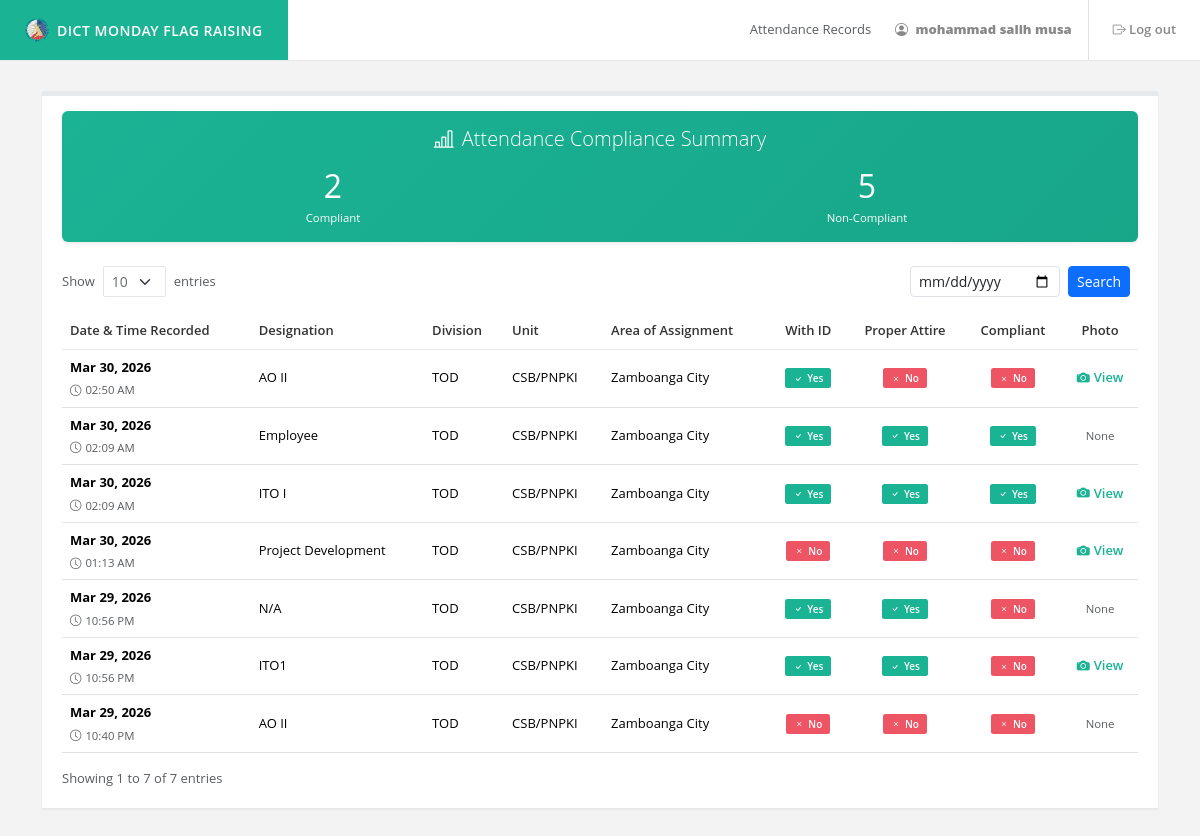
The app's page /my_attendance.php (signed in), older data.
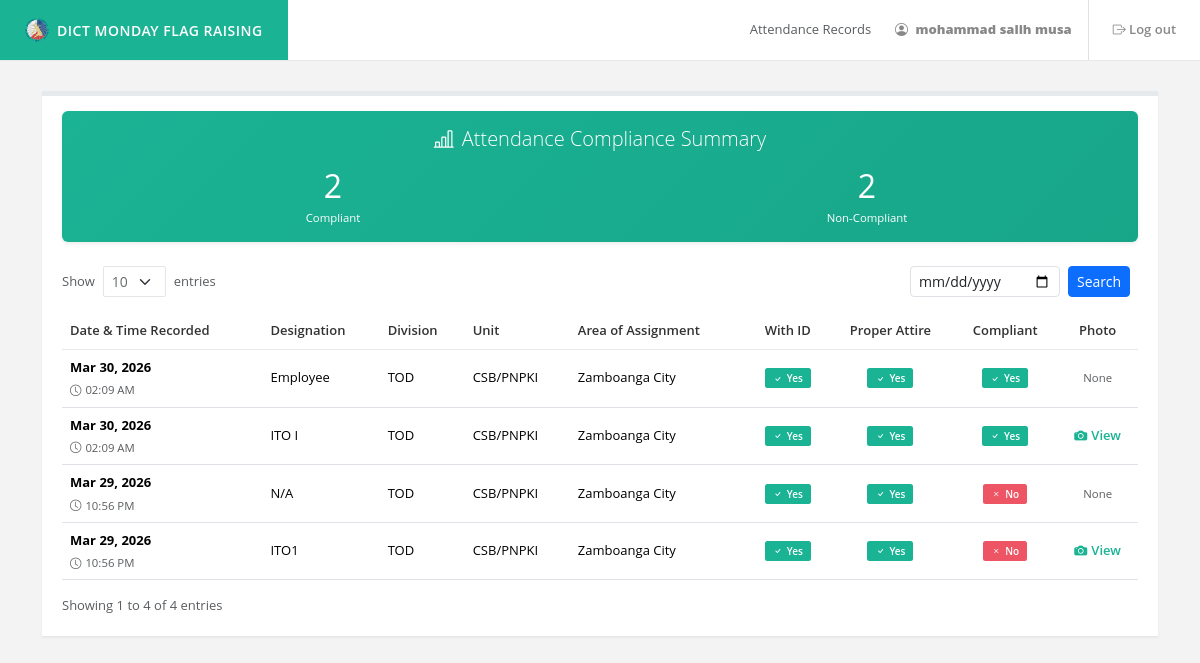
The same page, newer data.
### tables this page shows
CREATE TABLE `attendance_record` (
  `attendance_id` int(11) NOT NULL,
  `emp_id` int(11) NOT NULL,
  `designation` varchar(150) DEFAULT NULL,
  `with_id` enum('Yes','No') DEFAULT 'No',
  `is_asean` enum('Yes','No') DEFAULT 'No',
  `status` enum('On Time','Late') DEFAULT 'On Time',
  `photo_path` varchar(255) DEFAULT NULL,
  `is_compliant` tinyint(1) DEFAULT 0,
  `time_recorded` timestamp NOT NULL DEFAULT current_timestamp()
);

CREATE TABLE `employees` (
  `emp_id` int(11) NOT NULL,
  `emp_email` varchar(150) DEFAULT NULL,
  `full` varchar(255) DEFAULT NULL,
  `department` varchar(50) DEFAULT NULL,
  `area_of_assignment` varchar(150) DEFAULT NULL,
  `designation` varchar(150) DEFAULT NULL,
  `unit` varchar(100) DEFAULT NULL,
  `age` int(11) DEFAULT NULL,
  `gender` varchar(20) DEFAULT NULL,
  `status` varchar(50) DEFAULT NULL
);

### my_attendance.php (the view, shortened to what this page needs)
<?php
$fullname = htmlspecialchars($_SESSION['fullname']);
include 'connect.php';
$limit = isset($_GET['limit']) && in_array((int)$_GET['limit'], [10, 25, 50]) ? (int)$_GET['limit'] : 10;
$page = isset($_GET['page']) && is_numeric($_GET['page']) && (int)$_GET['page'] > 0 ? (int)$_GET['page'] : 1;
$offset = ($page - 1) * $limit;
$dateFilter = isset($_GET['date']) && !empty($_GET['date']) ? $_GET['date'] : null;
$countSql = "SELECT COUNT(*) FROM attendance_record a JOIN employees e ON a.emp_id = e.emp_id WHERE e.full = :fullname";
$countStmt = $pdo->prepare($countSql);
$countStmt->bindParam(':fullname', $_SESSION['fullname'], PDO::PARAM_STR);
$countStmt->execute();
$totalRecords = $countStmt->fetchColumn();
$complianceSql = "SELECT
    SUM(CASE WHEN TIME(a.time_recorded) <= '08:00:00' AND a.with_id = 'Yes' AND a.is_asean = 'Yes' THEN 1 ELSE 0 END) as compliant,
    SUM(CASE WHEN NOT (TIME(a.time_recorded) <= '08:00:00' AND a.with_id = 'Yes' AND a.is_asean = 'Yes') THEN 1 ELSE 0 END) as non_compliant
FROM attendance_record a
JOIN employees e ON a.emp_id = e.emp_id
WHERE e.full = :fullname";
$complianceStmt = $pdo->prepare($complianceSql);
$complianceStmt->bindParam(':fullname', $_SESSION['fullname'], PDO::PARAM_STR);
$complianceStmt->execute();
$complianceData = $complianceStmt->fetch(PDO::FETCH_ASSOC);
$compliantCount = $complianceData['compliant'] ?? 0;
$nonCompliantCount = $complianceData['non_compliant'] ?? 0;
$sql = "SELECT a.designation, a.with_id, a.is_asean, a.is_compliant, a.time_recorded, a.photo_path,
               e.area_of_assignment, e.department, e.unit
        FROM attendance_record a
        JOIN employees e ON a.emp_id = e.emp_id
        WHERE e.full = :fullname";
$sql .= " ORDER BY a.time_recorded DESC
        LIMIT " . (int)$limit . " OFFSET " . (int)$offset;
$stmt = $pdo->prepare($sql);
$stmt->bindParam(':fullname', $_SESSION['fullname'], PDO::PARAM_STR);
$stmt->execute();
$attendance_records = $stmt->fetchAll(PDO::FETCH_ASSOC);
?>
<!DOCTYPE html>
<html lang="en">
<head>
    <link href="https://cdn.jsdelivr.net/npm/bootstrap@5.3.2/dist/css/bootstrap.min.css" rel="stylesheet">
    <link href="https://cdn.jsdelivr.net/npm/bootstrap-icons/font/bootstrap-icons.css" rel="stylesheet">
    <link href="https://cdn.jsdelivr.net/npm/sweetalert2@11.7.32/dist/sweetalert2.min.css" rel="stylesheet">
</head>
<body>
    <nav class="navbar navbar-expand-lg navbar-top p-0">
        <a class="navbar-brand-custom text-decoration-none d-inline-flex align-items-center" href="#">
            <img src="img/logo/DICT.png" alt="DICT Logo" style="height: 24px;" class="me-2">
            DICT Monday Flag Raising
        </a>
        <div class="collapse navbar-collapse px-3" id="navbarNav">
            <ul class="navbar-nav ms-auto align-items-center">
                <li class="nav-item">
                    <span class="text-muted me-3">Attendance Records</span>
                </li>
                <li class="nav-item">
                    <a class="nav-link" data-bs-toggle="modal" data-bs-target="#profileModal" style="cursor: pointer;">
                        <i class="bi bi-person-circle me-1"></i> <strong><?php echo $fullname; ?></strong>
                    </a>
                </li>
                <li class="nav-item ms-2 border-start ps-3">
                    <a class="nav-link" href="#" id="logoutBtn">
                        <i class="bi bi-box-arrow-right"></i> Log out
                    </a>
                </li>
            </ul>
        </div>
    </nav>
    <div class="container wrapper wrapper-content animated fadeInRight">
        <div class="row justify-content-center">
            <div class="col-lg-12">
                <div class="ibox">
                    <div class="ibox-content">
                        <div class="row mb-4">
                            <div class="col-12">
                                <div class="card border-0 shadow-sm" style="background: linear-gradient(135deg, #1ab394 0%, #18a689 100%); color: white;">
                                    <div class="card-body text-center">
                                        <h5 class="card-title mb-3"><i class="bi bi-bar-chart-line me-2"></i>Attendance Compliance Summary</h5>
                                        <div class="row">
                                            <div class="col-6">
                                                <div class="d-flex flex-column align-items-center">
                                                    <span class="h2 mb-1"><?php echo $compliantCount; ?></span>
                                                    <span class="small">Compliant</span>
                                                </div>
                                            </div>
                                            <div class="col-6">
                                                <div class="d-flex flex-column align-items-center">
                                                    <span class="h2 mb-1"><?php echo $nonCompliantCount; ?></span>
                                                    <span class="small">Non-Compliant</span>
                                                </div>
                                            </div>
                                        </div>
                                    </div>
                                </div>
                            </div>
                        </div>
                        <div class="row mb-3 align-items-center">
                            <div class="col-sm-6">
                                <form method="GET" action="my_attendance.php" class="d-inline-flex align-items-center" id="entriesForm">
                                    <label class="mb-0 me-2 text-muted fw-normal">Show</label>
                                    <select name="limit" class="form-select form-select-sm w-auto d-inline-block shadow-none" onchange="document.getElementById('entriesForm').submit();">
                                        <option value="10" <?php echo $limit == 10 ? 'selected' : ''; ?>>10</option>
                                    </select>
                                    <label class="mb-0 ms-2 text-muted fw-normal">entries</label>
                                </form>
                            </div>
                            <div class="col-sm-6 d-flex justify-content-end">
                                <form method="GET" action="my_attendance.php" class="d-flex" id="dateSearchForm">
                                    <input type="date" name="date" class="form-control form-control-sm me-2" value="<?php echo htmlspecialchars($dateFilter ?? ''); ?>" style="width: 150px;">
                                    <button type="submit" class="btn btn-sm btn-primary me-2">Search</button>
                                </form>
                            </div>
                        </div>
                        <div class="table-responsive">
                            <table class="table table-hover align-middle mb-0">
                                <thead>
                                    <tr>
                                        <th>Date & Time Recorded</th>
                                        <th>Designation</th>
                                        <th>Division</th>
                                        <th>Unit</th>
                                        <th>Area of Assignment</th>
                                        <th class="text-center">With ID</th>
                                        <th class="text-center">Proper Attire</th>
                                        <th class="text-center">Compliant</th>
                                        <th class="text-center">Photo</th>
                                    </tr>
                                </thead>
                                <tbody>
                                    <?php if (count($attendance_records) > 0): ?>
                                        <?php foreach ($attendance_records as $record): ?>
                                            <?php
                                                $timeOnly = date('H:i:s', strtotime($record['time_recorded']));
                                                $isLate = ($timeOnly > '08:00:00');
                                                $hasId = ($record['with_id'] === 'Yes');
                                                $hasProperAttire = ($record['is_asean'] === 'Yes');
                                                $formattedDateTime = date('M d, Y - h:i A', strtotime($record['time_recorded']));
                                                $isCompliant = (!$isLate && $hasId && $hasProperAttire);
                                            ?>
                                            <tr>
                                                <td>
                                                    <strong><?php echo date('M d, Y', strtotime($record['time_recorded'])); ?></strong><br>
                                                    <div class="mt-1 d-flex align-items-center">
                                                        <small class="text-muted"><i class="bi bi-clock me-1"></i><?php echo date('h:i A', strtotime($record['time_recorded'])); ?></small>
                                                    </div>
                                                </td>
                                                <td><?php echo htmlspecialchars($record['designation'] ?? 'N/A'); ?></td>
                                                <td><?php echo htmlspecialchars($record['department'] ?? 'N/A'); ?></td>
                                                <td><?php echo htmlspecialchars($record['unit'] ?? 'N/A'); ?></td>
                                                <td><?php echo htmlspecialchars($record['area_of_assignment'] ?? 'N/A'); ?></td>
                                                <td class="text-center">
                                                    <?php if ($hasId): ?>
                                                        <span class="label label-primary"><i class="bi bi-check me-1"></i>Yes</span>
                                                    <?php else: ?>
                                                        <span class="label label-danger"><i class="bi bi-x me-1"></i>No</span>
                                                    <?php endif; ?>
                                                </td>
                                                <td class="text-center">
                                                    <?php if ($hasProperAttire): ?>
                                                        <span class="label label-primary"><i class="bi bi-check me-1"></i>Yes</span>
                                                    <?php else: ?>
                                                        <span class="label label-danger"><i class="bi bi-x me-1"></i>No</span>
                                                    <?php endif; ?>
                                                </td>
                                                <td class="text-center">
                                                    <?php if ($isCompliant): ?>
                                                        <span class="label label-primary"><i class="bi bi-check me-1"></i>Yes</span>
                                                    <?php else: ?>
                                                        <span class="label label-danger"><i class="bi bi-x me-1"></i>No</span>
                                                    <?php endif; ?>
                                                </td>
                                                <td class="text-center">
                                                    <?php if (!empty($record['photo_path'])): ?>
                                                        <a href="javascript:void(0);" onclick="viewPhoto('<?php echo htmlspecialchars($record['photo_path']); ?>', '<?php echo $formattedDateTime; ?>')" class="text-decoration-none text-inspinia">
                                                            <i class="bi bi-camera-fill me-1"></i>View
                                                        </a>
                                                    <?php else: ?>
                                                        <span class="text-muted small">None</span>
                                                    <?php endif; ?>
                                                </td>
                                            </tr>
                                        <?php endforeach; ?>
                                    <?php endif; ?>
                                </tbody>
                            </table>
                        </div>
                        <div class="row mt-3 align-items-center">
                            <div class="col-sm-12 col-md-5">
                                <?php
                                    $startEntry = ($totalRecords > 0) ? $offset + 1 : 0;
                                    $endEntry = min($offset + $limit, $totalRecords);
                                ?>
                                <div class="text-muted" style="font-size: 13px;">
                                    Showing <?php echo $startEntry; ?> to <?php echo $endEntry; ?> of <?php echo $totalRecords; ?> entries
                                </div>
                            </div>
                        </div>
                    </div>
                </div>
            </div>
        </div>
    </div>
</body>
</html>

### my_attendance.php (style rules this page uses)
body { background-color: #f3f3f4; color: #676a6c; font-family: "Open Sans", "Helvetica Neue", Helvetica, Arial, sans-serif; font-size: 13px; margin: 0; padding-bottom: 40px; }
h1, h2, h3, h4, h5, h6 { font-weight: 300; }
.navbar-top { background: #ffffff; border-bottom: 1px solid #e7eaec; margin-bottom: 30px; min-height: 60px; }
.navbar-brand-custom { background-color: #1ab394; color: #ffffff !important; padding: 18px 25px; font-size: 14px; font-weight: 600; text-transform: uppercase; letter-spacing: 0.5px; display: inline-block; margin-right: 20px; }
.navbar-top .nav-link { color: #888888; font-weight: 600; padding: 20px 15px; }
.ibox { clear: both; margin-bottom: 25px; margin-top: 0; padding: 0; background-color: #ffffff; border-top: 4px solid #e7eaec; box-shadow: 0 2px 2px 0 rgba(0,0,0,0.05); }
.ibox-content { background-color: #ffffff; color: inherit; padding: 15px 20px 20px 20px; border-color: #e7eaec; border-image: none; border-style: solid solid none; border-width: 1px 0; }
.label { font-family: 'Open Sans', 'Helvetica Neue', Helvetica, Arial, sans-serif; font-size: 10px; font-weight: 600; padding: 3px 8px; text-shadow: none; border-radius: 0.25em; }
.label-primary { background-color: #1ab394; color: #FFFFFF; }
.label-danger { background-color: #ed5565; color: #FFFFFF; }
.table > thead > tr > th { border-bottom: 1px solid #e7eaec; font-weight: 600; color: #333; }
.table > tbody > tr > td { border-top: 1px solid #e7eaec; vertical-align: middle; }
.form-select-sm { border-radius: 2px; border: 1px solid #e5e6e7; color: #676a6c; }
.text-inspinia { color: #1ab394; font-weight: 600; }
.animated.fadeInRight { animation-name: fadeInRight; animation-duration: 0.6s; animation-fill-mode: both; }

Row changes from the older to the newer data that the page shows:
removed attendance_record: time_recorded "Mar 30, 2026", time_recorded "02:50 AM", designation "AO II", emp.department "TOD", emp.unit "CSB/PNPKI", emp.area_of_assignment "Zamboanga City", with_id "Yes" (drawn), is_asean "No" (drawn)
removed attendance_record: time_recorded "Mar 30, 2026", time_recorded "01:13 AM", designation "Project Development", emp.department "TOD", emp.unit "CSB/PNPKI", emp.area_of_assignment "Zamboanga City", with_id "No" (drawn), is_asean "No" (drawn)
removed attendance_record: time_recorded "Mar 29, 2026", time_recorded "10:40 PM", designation "AO II", emp.department "TOD", emp.unit "CSB/PNPKI", emp.area_of_assignment "Zamboanga City", with_id "No" (drawn), is_asean "No" (drawn), photo_path "None"
Text that changed along with them:
$nonCompliantCount: "5" → "2"
$endEntry: "7" → "4"
$totalRecords: "7" → "4"
